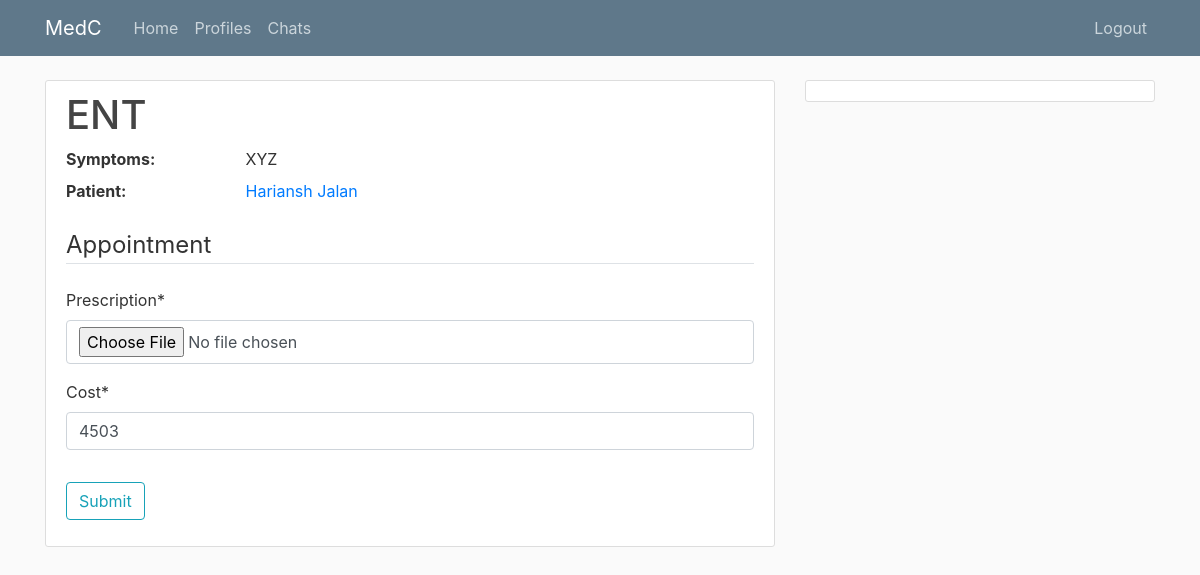
/staff/apps/1/ (signed in), run on an earlier commit of the app's database.
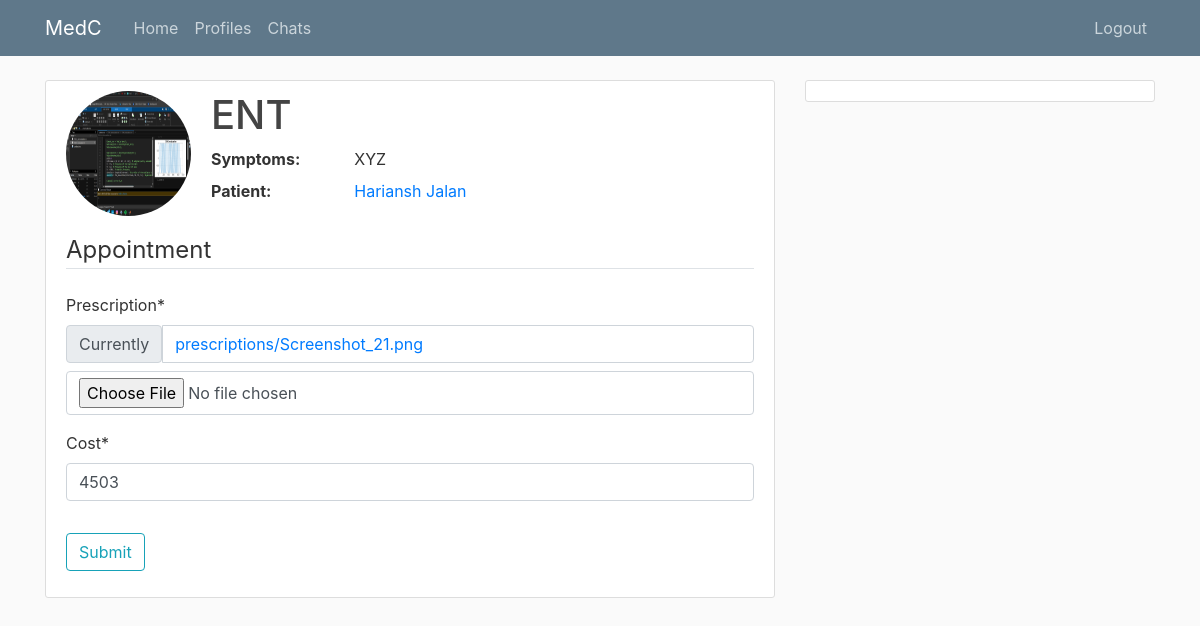
And on a later commit of the database.
### patient_dashboard/models.py (models this page shows, shortened)
class Appointment(models.Model):
    doc_name = models.CharField('Doc preffered(if any)',blank=True,default="", max_length=100)
    department = models.CharField(choices=DEPARTMENTS,max_length=15)
    symptoms = models.TextField()
    date_posted = models.DateTimeField(default=timezone.now)
    prescription = models.ImageField(blank=True, upload_to='prescriptions')
    cost = models.IntegerField(null=True)
    patient = models.ForeignKey(get_user_model(), on_delete=models.CASCADE)

### users/models.py (models this page shows)
class User(AbstractUser):
    email = models.EmailField(null=True, unique=True)
    phone = PhoneNumberField(null=True, blank=False, unique=True)
    gender = models.CharField(null=True, max_length=1, choices=(('M','Male'),('F','Female')))
    is_patient = models.BooleanField(default=False)
    is_staff = models.BooleanField(default=False)

### staff_dashboard/views.py (the view)
# urls.py: path('apps/<int:pk>/', views.approve, name='staff-apps'),
def approve(request,pk):
    app = Appointment.objects.get(id=pk)
    if request.method=='POST':
        form = AppUpdateForm(request.POST, request.FILES, instance=app)
        if form.is_valid():
            form.save()
            channel_layer = get_channel_layer()
            async_to_sync(channel_layer.group_send)("apps", {'type': 'chatroom_message','message': 'refresh_apps',})
            messages.success(request, f'prescription has been uploaded')
            return redirect('staff-home')
    else:
        form = AppUpdateForm(instance=Appointment.objects.get(id=pk))
    context = {
        'form' : form,
        'app' : app,
    }
    return render(request,'staff_dashboard/appointment_form.html',context)

### staff_dashboard/forms.py
class AppUpdateForm(forms.ModelForm):
    prescription = forms.ImageField(required=True)
    class Meta:
        model = Appointment
        fields = ['prescription','cost']

### staff_dashboard/templates/staff_dashboard/appointment_form.html (shortened to what this page needs)
{% extends "staff_dashboard/base.html" %}
{%load crispy_forms_tags%}
{% block content %}
<div class="content-section">
    <form method="POST" enctype="multipart/form-data">
        <div class="media">
            {%if app.prescription%}
                <img class="rounded-circle account-img" src="{{app.prescription.url}}">
            {%endif%}
            <div class=" media-body">
                <h2 class="account-heading">{{app.department}}</h2>
                <dl class="row">
                    <dt class="col-sm-3">Symptoms: </dt> <dd class="col-sm-9">{{app.symptoms}}</dd>
                    <dt class="col-sm-3">Patient: </dt> <dd class="col-sm-9"><a href="url 'staff-profiles' app.patient.username">{{app.patient.first_name}} {{app.patient.last_name}}</a></dd>
            </div>
        </div>
        <fieldset class="form-group">
            <legend class="border-bottom mb-4">Appointment</legend>
            {{form|crispy}}
        </fieldset>
        <div class="form-group">
            <button class="btn btn-outline-info" id="submit" type="submit">Submit</button>
        </div>
    </form>
</div>
{% endblock content %}

What changed in the data, as far as the page shows it:
changed Appointment "ENT": prescription: picture added
Also different on the page:
text no longer shown: "Prescription * Cost *"
text now shown: "Prescription * Currently prescriptions/Screenshot_21.png Cost *"
